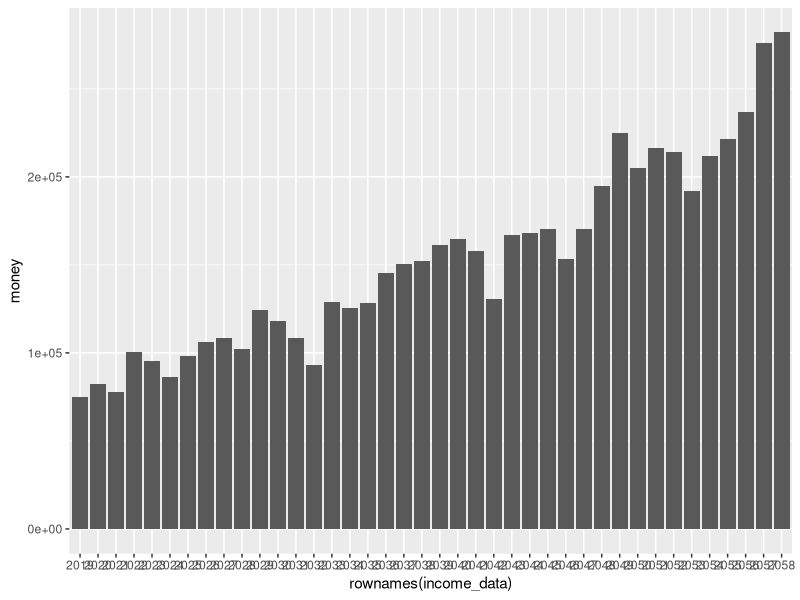

The R script that drew this image:
## ---- chunk 1
rm(list=ls())
set.seed(1)
library(tidyverse)
## ---- chunk 2

income_sim <- function(p, g, SD, years, starting_income){
  
  #find error terms
  Errors <<-  as.data.frame(matrix(nrow=years, ncol= 2))
  colnames(Errors) <<- c("Year", "Error")
  Errors[,1] <<- 2019:(2019+years-1)
  Errors[,2] <<- rnorm(years, mean = 0, sd = SD)

  
  #empty matrix to save data output
  income_data <<- as.data.frame(matrix(nrow=years, ncol= 1))
  
  
  #first year
  log(Errors[1,2])
  working_income <- log(80000) + Errors[1,2]
  income_data[1,1] <<- round(exp(working_income))
  
  #model
  for (i in (2:years)){
  working_income <- NA
  working_income<- ((1-p)*(log(starting_income)+g*(Errors[i,1]-2019))) + # g * (year-1) + 
                    p*log(income_data[i-1,1]) + 
                    Errors[i,2]
  
  income_data[i,1] <<- round(exp(working_income))

  #tidy up
  rownames(income_data) <<- 2019:(2019+years-1)
  colnames(income_data) <<- "money"
  
  }
  return(income_data)
}

income_sim(SD=.1, p=.2, g=.03, starting_income = 80000, years = 40)

ggplot(income_data, aes(rownames(income_data), money))+
  geom_col()

